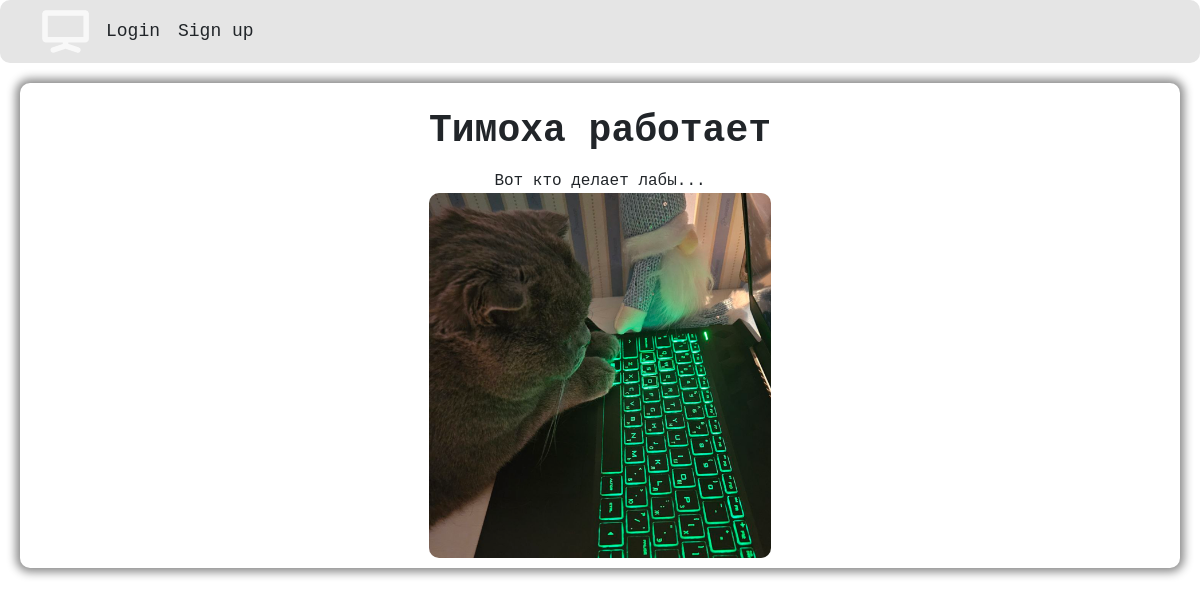
Page /articles/7ybz on the committed database.
### articles/models.py (models this page shows, shortened)
class Article(models.Model):
    title = models.CharField(max_length = 200)
    slug = models.SlugField()
    body = models.TextField()
    date = models.DateTimeField(auto_now_add = True)
    thumbnail = models.ImageField(upload_to='images/', blank=True, default='images/default.png')
    author = models.ForeignKey(User, default=None, on_delete=models.CASCADE)

### articles/views.py (the view)
# urls.py: path('<slug:slug>', views.article_item, name='article_detail'),
def article_item(request, slug):
    articles = Article.objects.all().order_by('date')
    article = Article.objects.get(slug=slug)
    return render(request, 'articles/article_item.html', {'article': article, 'articles' : articles})

### articles/templates/articles/article_item.html (shortened to what this page needs)
{% extends "articles/base_layout.html" %}
{%block content %}
<div class="article-detail">
    <h1>{{ article.title }}</h1>
    <p class = "article-p">{{ article.body }}</p>
    {% if article.thumbnail %}
    <img class = "article-img" src = "{{ article.thumbnail.url }}" alt = "">
    {% endif %}
</div>
{% endblock content %}

### static/css/style.css (style rules this page uses)
body { background-color: b0b0b0; font-family: 'Courier New', Courier, monospace; margin: 0px 0px 20px 0px; }
h1 { font-size: 38px; text-align: center; padding: 15px; margin: 0px; font-weight: 700; }
p { margin-bottom: 0px; }
.article-p { text-align: center; }
.article-detail { background-color:white; box-shadow: 0px 0px 10px 4px #888; margin: 20px; border-radius: 10px; padding: 10px; }
.article-img { border-radius: 10px; display: flex; margin: auto; max-width: 30%; }

### rows in the picture
Article: title "Тимоха работает", body "Вот кто делает лабы...", thumbnail (picture)
